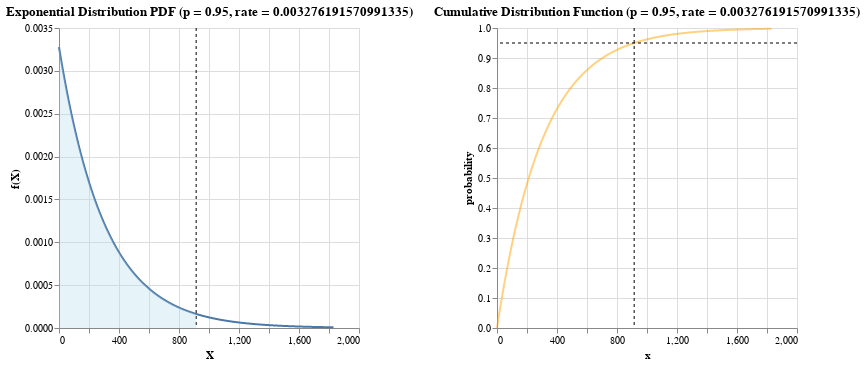

The code cell stored with this chart in its notebook:
### Markdown cell above
The output from the `qexp` function reveals the `quantile` value for the top 5% of patients, setting a survival time benchmark above which patients are considered to be among the longest survivors.

Question: What is the threshold of survival time that marks the longest surviving top 5% of patients?

Answer: The calculated `quantile` value from the `qexp` function indicates that patients surviving beyond 914.39472 days are within the top 5% in terms of survival time.

### Code cell
fig

### Figure 1 — Vega-Lite specification as saved in the notebook (floating-point values rounded to 4 significant figures; data arrays with more than 128 entries replaced by an {"elided": "..."} marker saying what was removed)
{"config": {"view": {"continuousWidth": 300, "continuousHeight": 300}}, "hconcat": [{"layer": [{"data": {"name": "data-59b61a9dab41a8fa0c21c2069c76c44e"}, "mark": {"type": "line"}, "encoding": {"x": {"field": "x", "type": "quantitative"}, "y": {"field": "PDF", "type": "quantitative"}}, "title": "Exponential Distribution PDF (p = 0.95, rate = 0.003276191570991335)"}, {"data": {"name": "data-c95c2ff4333774000225cc440c1fff56"}, "mark": {"type": "rule", "strokeDash": [3, 3]}, "encoding": {"x": {"field": "q", "type": "quantitative"}}}, {"data": {"name": "data-59b61a9dab41a8fa0c21c2069c76c44e"}, "mark": {"type": "area", "color": "lightblue", "opacity": 0.3}, "encoding": {"x": {"field": "x", "title": "X", "type": "quantitative"}, "y": {"field": "PDF", "title": "f(X)", "type": "quantitative"}}, "transform": [{"filter": "(datum.x <= 914.394719795802)"}]}], "height": 300, "width": 300}, {"layer": [{"data": {"name": "data-59b61a9dab41a8fa0c21c2069c76c44e"}, "mark": {"type": "line"}, "encoding": {"color": {"value": "orange"}, "opacity": {"value": 0.5}, "x": {"field": "x", "title": "x", "type": "quantitative"}, "y": {"field": "CDF", "title": "probability", "type": "quantitative"}}, "title": "Cumulative Distribution Function (p = 0.95, rate = 0.003276191570991335)"}, {"data": {"name": "data-c95c2ff4333774000225cc440c1fff56"}, "mark": {"type": "rule", "strokeDash": [3, 3]}, "encoding": {"x": {"field": "q", "type": "quantitative"}}}, {"data": {"name": "data-aca0edaae1626b36a44a22618509a99c"}, "mark": {"type": "rule", "strokeDash": [3, 3]}, "encoding": {"y": {"field": "p", "type": "quantitative"}}}], "height": 300, "width": 300}], "$schema": "https://vega.github.io/schema/vega-lite/v5.16.3.json", "datasets": {"data-59b61a9dab41a8fa0c21c2069c76c44e": {"elided": "1000 records"}, "data-c95c2ff4333774000225cc440c1fff56": [{"q": 914.4}], "data-aca0edaae1626b36a44a22618509a99c": [{"p": 0.95}]}}
